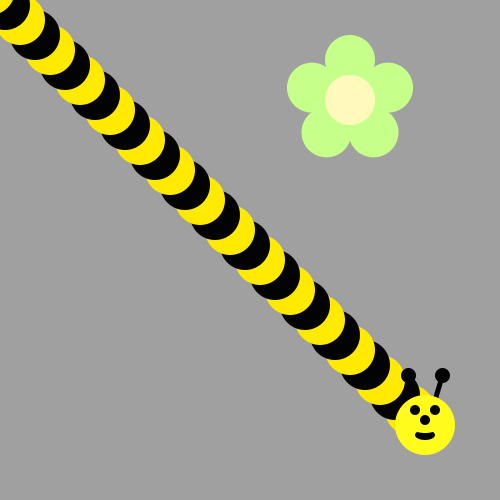
Frame 1 (no input)
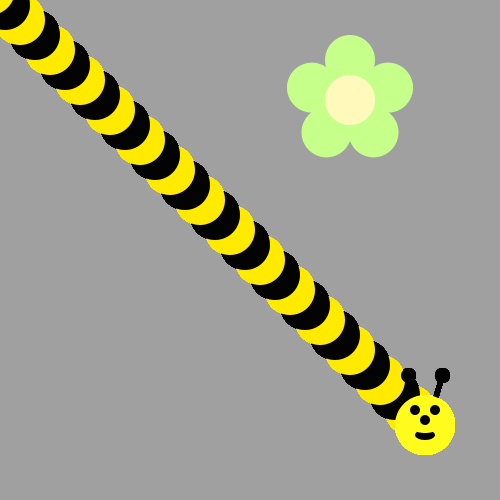
Frame 60 (the mouse pressed at the canvas centre just before this capture)
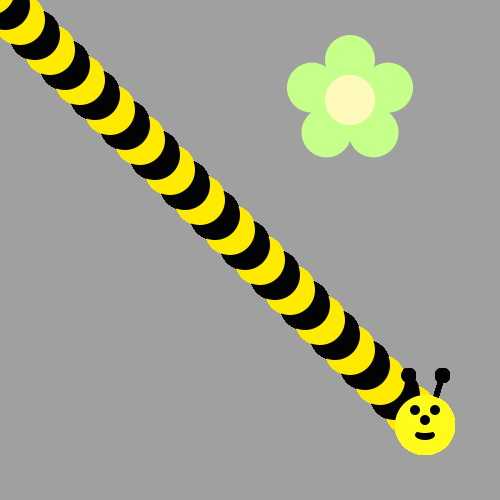
Frame 120 (the mouse held since frame 60 and released just before this capture)

The Processing sketch that drew these frames (run headless with seeded random() and noise(); from frame 60 on, the mouse is pressed at the canvas centre):

// Processing sketch: bumble_bee
// ── bumble_bee.pde

void setup() {
     ellipseMode(CENTER);
     size(500, 500);
     background(160, 160, 160);
     drawFlower(350, 100);
}

void draw() {
  
// First run the program and you should see a flower.  
  int xx = 425;
  int yy = 425;
  for (int i = 0; i < 30; i++) {
    if (i % 2 == 0) {
      fill(#030303);
    }
    else {
      fill(#FFEA00);
    }
    ellipse(xx, yy, 50, 50);
    xx = xx - 15;
    yy = yy - 15;
  }
  drawBeeFace(425, 425);
}
/* Then, use a loop to make a body for the Bee! 
(see the image on the recipe, it's a diagonal line of circles)
Use modulo to make the colors alternate between yellow and black
*/



/*
Now put his head on using drawBeeFace(x,y)


}

/**************   Use these methods but  DON'T CHANGE THE CODE BELOW  **************/

void drawFlower(int x, int y) {
     noStroke();
     translate(x, y);
     // draw 5 petals, rotating after each one
     fill(#c6ff89);      // green
      for (int i = 0; i < 5; i++) {
           ellipse(0, -40, 50, 50);
          rotate(radians(72));
     }
     fill(#fff9bb); // light yellow
     ellipse(0, 0, 50, 50);
} 
void drawBeeFace(int BeeFaceX, int BeeFaceY) {
     noStroke();
     fill(0, 0, 0);
     stroke(1);
     strokeWeight(5);
     line(BeeFaceX-10, BeeFaceY-27, BeeFaceX-17, BeeFaceY-50);
     line(BeeFaceX+10, BeeFaceY-27, BeeFaceX+17, BeeFaceY-50);
     ellipse(BeeFaceX-17, BeeFaceY-50, 10, 10);
     ellipse(BeeFaceX+17, BeeFaceY-50, 10, 10);
     noStroke();
     fill(255, 251, 28);
     ellipse(BeeFaceX, BeeFaceY, 60, 60); // face
     fill(255, 237, 209);
     fill(0,0,0);
      ellipse(BeeFaceX-10, BeeFaceY-15, 10, 10); // eyes
     ellipse(BeeFaceX+10, BeeFaceY-15, 10, 10);
      ellipse(BeeFaceX, BeeFaceY-5, 10, 10); // nose
      ellipse(BeeFaceX, BeeFaceY+10, 20, 10);// mouth
     fill(255, 251, 28);
     ellipse(BeeFaceX, BeeFaceY+5, 20, 6);
}
